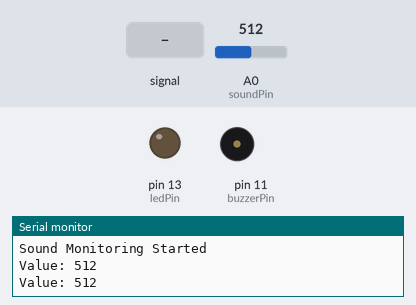
Recording of a sketch running on a simulated Arduino Uno, built with avr-gcc and run on an emulated ATmega328P. Parts: output pins drawn as LEDs (lit = HIGH), buzzer (waves = sounding, pin HIGH), the last lines printed to the serial monitor. Dashed ring = blinking. Inputs (shaded band) come from the test bench; at power-on: A0 (soundPin) = 512.

Above: at 1.8 s.
1.9 s: A0 (soundPin) fed a 200 Hz sine of ±255 counts around its level
At 2.1 s:
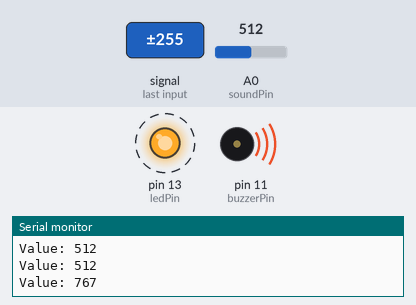
6.0 s: A0 (soundPin) set to 609
7.5 s: A0 (soundPin) set to 632
At 9.7 s:
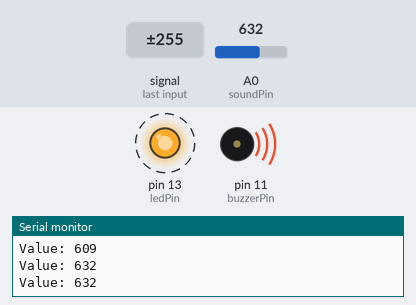
11.6 s: A0 (soundPin) set to 615
At 12.5 s:
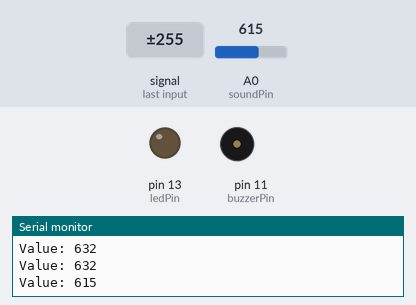
Timing chart, 0 to 14.1 s (numbered marks = the images above; inputs shaded):
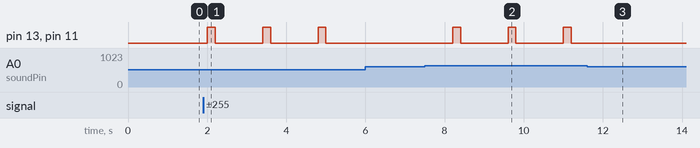

The sketch:

Sound_LoudnessAlarm_Analog.ino
```cpp
int soundPin = A0;
int ledPin = 13;
int buzzerPin = 11;

void setup() {
  pinMode(ledPin, OUTPUT);
  pinMode(buzzerPin, OUTPUT);

  Serial.begin(9600);
  Serial.println("Sound Monitoring Started");
}

void loop() {

  int soundValue = analogRead(soundPin);

  Serial.print("Value: ");
  Serial.println(soundValue);

  if (soundValue >= 625) {

    digitalWrite(ledPin, HIGH);
    digitalWrite(buzzerPin, HIGH);

    delay(200);

    digitalWrite(ledPin, LOW);
    digitalWrite(buzzerPin, LOW);

    delay(200);
  }

  delay(1000);
}
```

Measured:
- the behaviour switches between 624 and 625 on A0 (soundPin) (found by bisection; images 1 and 2)
- after the input at 1.9 s, pin 13 (ledPin), pin 11 (buzzerPin): alternates HIGH for 0.20 s and LOW for 1.2 s, starting after 0.10 s
- after the input at 7.5 s, pin 13 (ledPin), pin 11 (buzzerPin): alternates HIGH for 0.20 s and LOW for 1.2 s, starting after 0.70 s
- after the input at 11.6 s, pin 13 (ledPin), pin 11 (buzzerPin): stops changing and stays LOW
